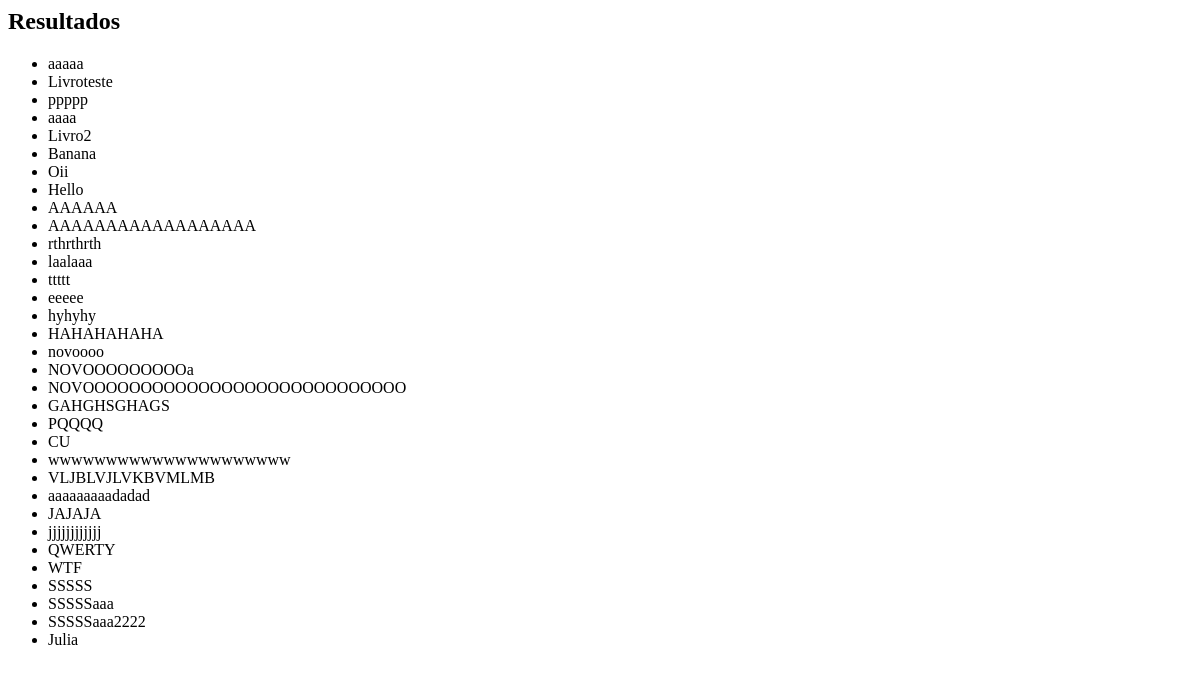
Before: /biblioteca/pesquisa_livro/ with the older database file.
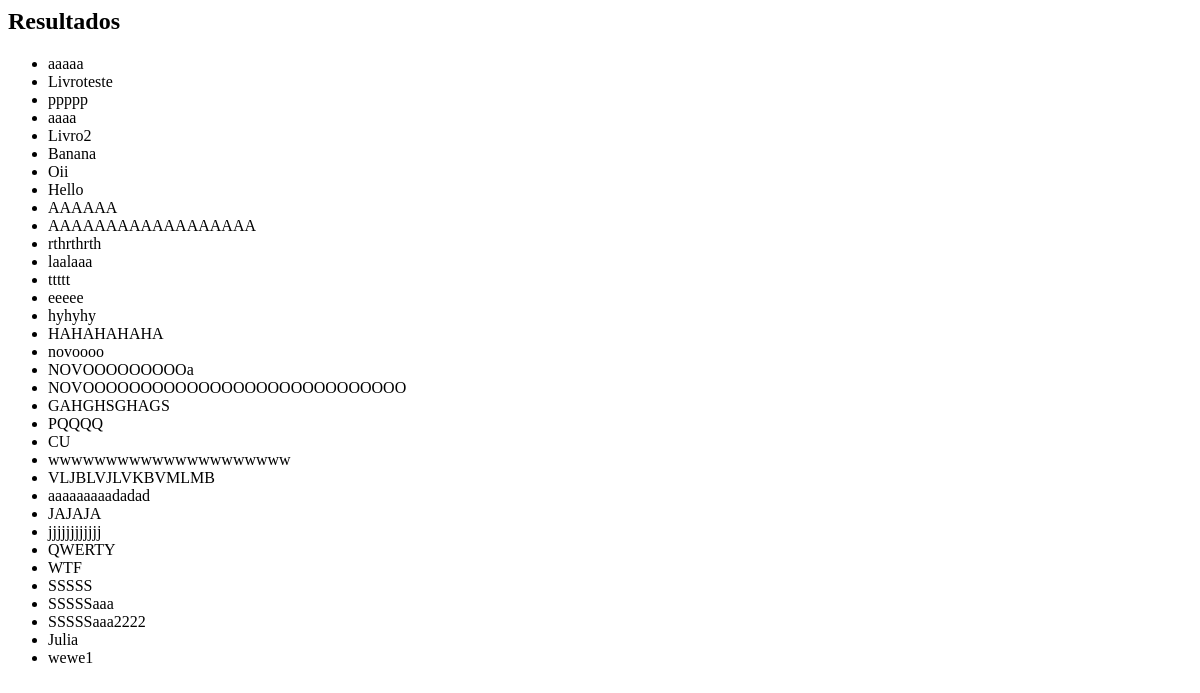
After: the same page with the newer database file.
### Biblioteca/models.py (models this page shows)
class Livro (models.Model):
    titulo = models.CharField(max_length=1000, unique=True) #Não sei se faz sentido um max_lenght aqui, apenas seguindo o exemplo da aula
    sinopse =  models.CharField(blank=True)
    ano_de_publicacao = models.IntegerField()
    genero = models.CharField(max_length=1000)
    exemplares_disponiveis = models.IntegerField() #erro: min_value=0

### Biblioteca/views.py (the view)
# urls.py: path("pesquisa_livro/", views.pesquisa_livros, name="pesquisa_livro")
def pesquisa_livros(request):
    busca = request.GET.get('busca', '')
    print(f"Valor da busca: {busca}")
    if busca:
        livros = Livro.objects.filter(titulo__icontains=busca)
    else:
        livros = Livro.objects.all()
    return render(request, "Biblioteca/parcial_resultados.html", {
        "livros": livros
    })

### Biblioteca/templates/Biblioteca/parcial_resultados.html
<div>
<h2>Resultados</h2>
<ul>
{% for livro in livros %}
    <li>{{ livro.titulo }}</li>
{% empty %}
    <li>Nenhum livro encontrado</li>
{% endfor %}
</ul>
</div>

Changed rows visible on the page:
added Livro: titulo "wewe1"
